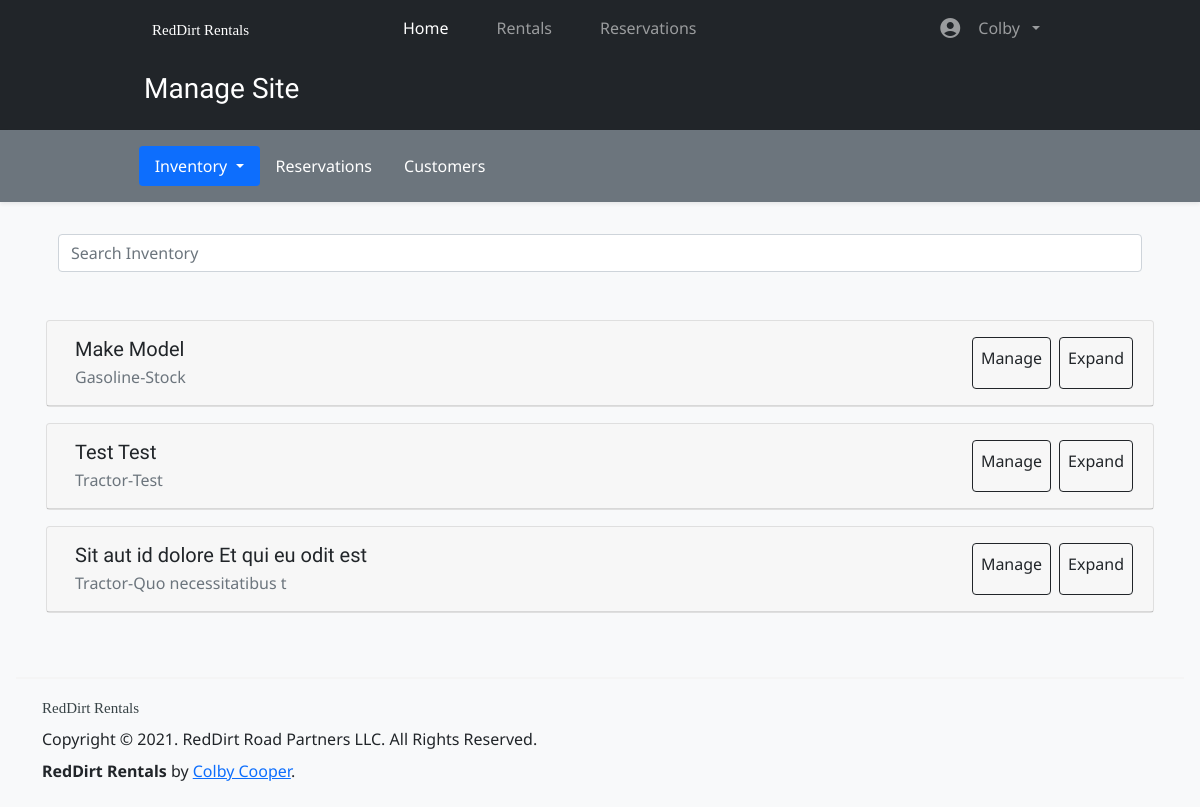
/admin/inventory (signed in), run on an earlier commit of the app's database.
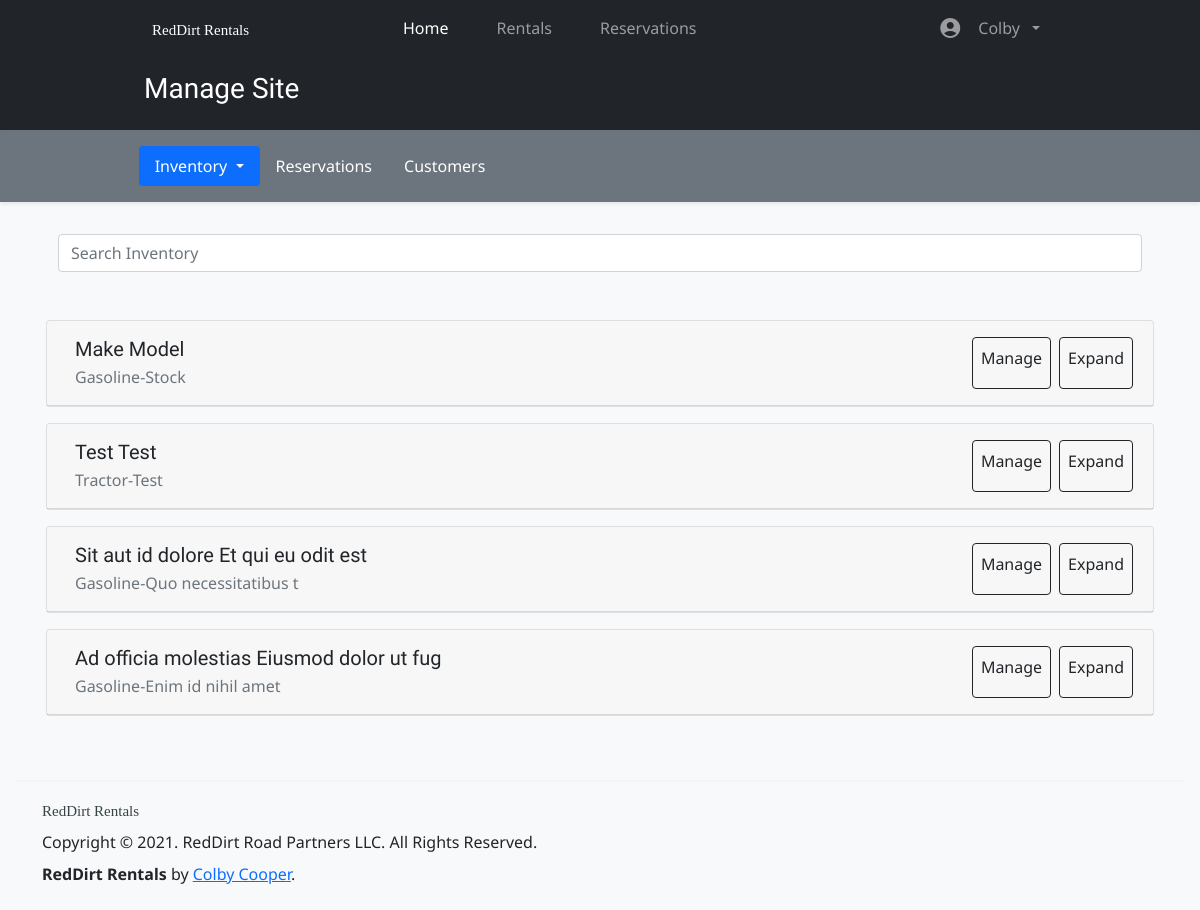
And on a later commit of the database.
### tables this page shows
CREATE TABLE users (
    id INTEGER PRIMARY KEY AUTOINCREMENT,
    firstname TEXT NOT NULL,
    lastname TEXT NOT NULL,
    phonenumber TEXT NOT NULL,
    email TEXT NOT NULL,
    password BLOB NOT NULL,
    groups TEXT NOT NULL,
    address TEXT NOT NULL,
    city TEXT NOT NULL,
    state TEXT NOT NULL,
    zip TEXT NOT NULL
);

CREATE TABLE inventory (
    id INTEGER PRIMARY KEY AUTOINCREMENT,
    category TEXT,
    make TEXT,
    model TEXT,
    fuel_type TEXT,
    horsepower TEXT, 
    deck_size TEXT,
    implements TEXT,
    stock TEXT,
    drive TEXT,
    rate FLOAT,
    image_paths BLOB,
    job_category TEXT,
    price_range TEXT, 
    is_available INTEGER DEFAULT 1,
    available_on DATE,
    rented_by TEXT,
    rent_queue TEXT,
    is_shown INTEGER DEFAULT 1,
    description TEXT,
    features TEXT
);

### rentals_app/admin.py (the view)
@admin.route('/inventory')
@login_required
def inventory():
    con, cur = helpers.connect_to_db()
    ids = list(cur.execute("SELECT id FROM inventory;").fetchall())
    rentals = []
    for id_list in ids:
        for id in id_list:
            rentals.append(Rental().find_rental(id))
    for rental in rentals:
        rental.implements = list(
            rental.implements
                .replace('[','')
                .replace(']','')
                .replace('\'','')
                .split(',')
        )
        rental.image_paths = list(
            rental.image_paths
                .replace('[','')
                .replace(']','')
                .replace("'",'')
                .split(',')
        )
    reservations = list(cur.execute('SELECT * FROM reservations;').fetchall())
    con.close()
    return render_template('admin/index.html', rentals=rentals, reservations=reservations)

### rentals_app/auth.py (called while the page is built)
@auth.before_app_request
def fetch_current_user():
    userid = session.get('userid')
    if userid is None:
        g.user = None
    else:
        g.user = User.find_user(userid)

def login_required(view):
    @functools.wraps(view)
    def wrapped_view(**kwargs):
        if g.user is None:
            return redirect(url_for('auth.login'))
        return view(**kwargs)
    return wrapped_view

### rentals_app/helpers.py (called while the page is built)
def connect_to_db():
    con = sqlite3.connect('/Users/colby/RedDirtRentals/database.db')
    return con, con.cursor()

### rentals_app/models/user.py (called while the page is built)
    def find_user(id) -> object:
        con, cur = helpers.connect_to_db()
        sql ="""
        SELECT * FROM users WHERE id='{}'
        """.format(id)
        try:
            db = cur.execute(sql).fetchone()
            con.commit()
            return User(
                userid=db[0],
                firstname=db[1],
                lastname=db[2],
                phonenumber=db[3],
                email=db[4],
                password=db[5],
                groups=db[6],
                address=db[7],
                city=db[8],
                state=db[9],
                zip=db[10]
            )
        except Exception as ex:
            con.rollback()
            raise ex
        finally:
            con.close()

### rentals_app/templates/admin/index.html (shortened to what this page needs)
{% extends "base.html" %}
{% block content %}
<div class="container-fluid bg-dark">
    <div class="row">
        <div class="col-md-10 mx-auto">
            <h3 class="text-white ms-md-3 p-3">Manage Site</h3>
        </div>
    </div>
</div>
<div class="container-fluid p-3 bg-secondary shadow-sm">
    <div class="row row mx-md-3">
        <div class="col-md-10 mx-auto">
            <ul class="nav nav-pills"
                id="tab_root">
                <li class="nav-item dropdown">
                    <a class="nav-link dropdown-toggle active text-white"
                       data-bs-toggle="dropdown"
                       id="inventory_active_elem"
                       role="button"
                       aria-expanded="false">
                        Inventory
                    </a>
                </li>
                <li class="nav-item">
                    <a class="nav-link text-white"
                       href="#"
                       id="reservations_tab_selector">
                        Reservations
                    </a>
                </li>
                <li class="nav-item">
                    <a class="nav-link text-white"
                       id="customer_tab_selector"
                       href="#">
                        Customers
                    </a>
                </li>
            </ul>
        </div>
    </div>
</div>
<div class="container p-3 mb-3"
     id="inventory_tab_content">
    <div class="container mt-3 mb-5">
        <form action=""
              method="">
            <input class="form-control"
                   type="text"
                   name="inventory_query "
                   placeholder="Search Inventory">
        </form>
    </div>
    {% for rental in rentals %}
    <div class="card my-3"
         id="inventory-panel-{{ rental.rental_id }}">
        <div class="card-header d-flex flex-row p-3">
            <div class="container">
                <h5 class="card-title">
                    {{ rental.make }} {{ rental.model }}
                </h5>
                <p class="card-subtitle ff-primary text-muted">{{rental.category}}-{{rental.stock}}</p>
            </div>
            <a class="btn btn-outline-dark d-flex flex-column align-items-center p-2 mx-1 "
               href="{{ url_for( 'admin.details', id=rental.rental_id) }} ">
                Manage
            </a>
            <a class="btn btn-outline-dark d-flex flex-column align-items-center p-2 mx-1"
               data-bs-toggle="collapse"
               href="#collapse_rental_{{rental.rental_id}}"
               aria-expanded="false"
               aria-controls="collapse_rental_{{rental.rental_id}}">
                Expand
            </a>
        </div>
    </div>
    {% endfor %}
</div>
{% endblock %}

### rentals_app/templates/base.html (shortened to what this page needs)
<!doctype html>
<html lang="en">
<head>
    <link rel="stylesheet"
          href="{{url_for('static', filename='global.css')}}">
</head>
<body class="bg-light">
    <div class="row mx-0 bg-dark">
        <div class="col-md-10 mx-auto">
            <nav class="navbar navbar-expand-lg navbar-dark bg-dark">
                <div class="container-fluid">
                    <a href="{{url_for('index.root')}}"
                       class="navbar-brand">
                        <img src="{{ url_for('static', filename='res/logo_white.svg') }}"
                             class="px-3">
                    </a>
                    <div class="collapse navbar-collapse"
                         id="nav_main">
                        <ul class="navbar-nav w-100">
                            <li class="nav-item mx-3">
                                <a class="nav-link active"
                                   aria-current="page"
                                   href="{{ url_for('index.root') }}">Home</a>
                            </li>
                            <li class="nav-item px-3">
                                <a class="nav-link"
                                   href="{{url_for('Rentals.all_rentals')}}">Rentals</a>
                            </li>
                            <li class="nav-item mx-3">
                                <a class="nav-link"
                                   href="#">Reservations</a>
                            </li>
                            {% if g.user != None %}
                            <li class="nav-item dropdown dropdown-dark ms-auto me-3">
                                <a class="nav-link dropdown-toggle d-flex flex-row align-items-center"
                                   href="#"
                                   data-bs-toggle="dropdown"
                                   aria-expanded="false">
                                    <span class="material-icons-round me-3">
                                    </span>
                                    <span class="me-2">{{g.user.firstname}}</span>
                                </a>
                            </li>
                            {% endif %}
                        </ul>
                    </div>
                </div>
            </nav>
        </div>
    </div>
    {% block content %} {% endblock %}
    <footer class="p-3">
        <div style="border-top: 2px solid whitesmoke;"></div>
        <div class="container mt-3">
            <img src="{{ url_for('static', filename='res/logo_dark.svg') }}"
                 class="img-fluid">
            <p class="mt-2 mb-2">Copyright &copy; 2021. RedDirt Road Partners LLC. All Rights Reserved.</p>
            <p class="mb-2"><strong>RedDirt Rentals</strong> by <a href="mailto:ccooper@reddirtequipment.com">Colby Cooper</a>.</p>
        </div>
    </footer>
</body>
</html>

What changed in the data, as far as the page shows it:
changed inventory "Sit aut id dolore": category "Tractor" → "Gasoline"
added inventory: make "Ad officia molestias", model "Eiusmod dolor ut fug", category "Gasoline", stock "Enim id nihil amet"
